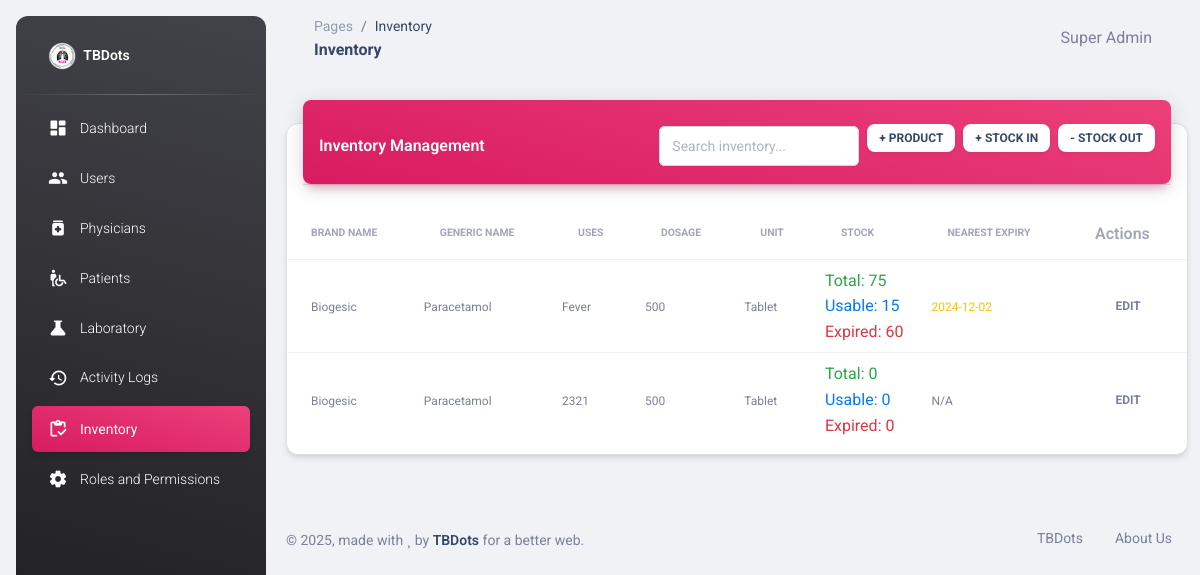
Page /inventory.php (signed in) on the earlier database version.
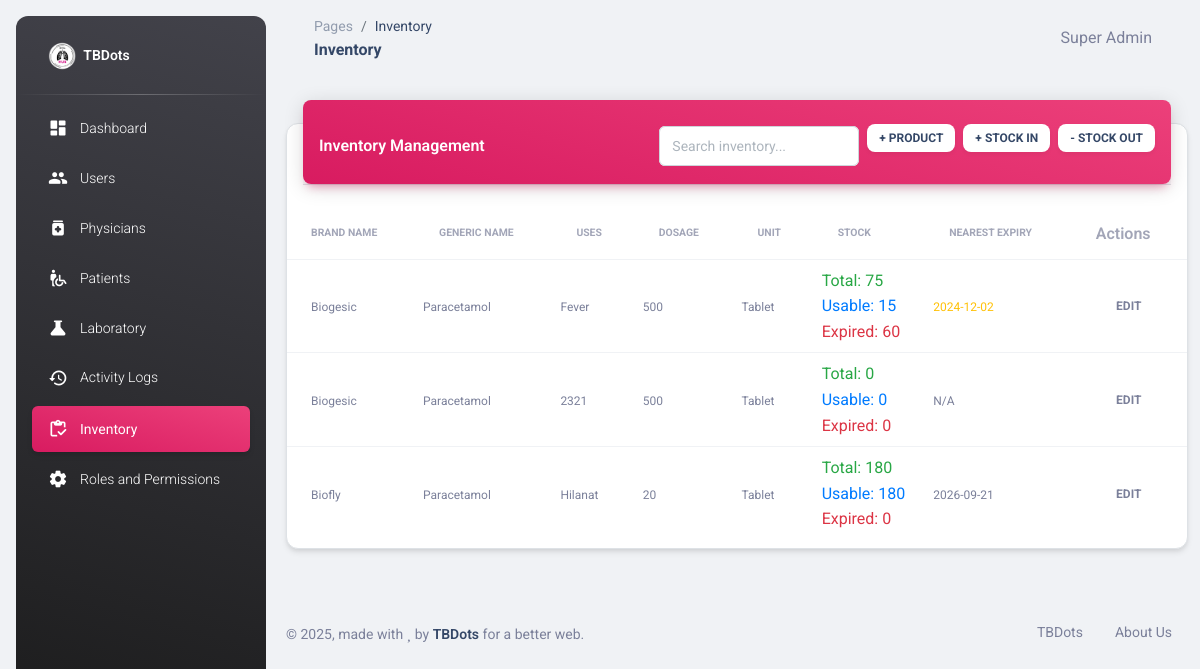
Same page on the later database version.
### tables this page shows
CREATE TABLE IF NOT EXISTS `products` (
  `id` int NOT NULL AUTO_INCREMENT,
  `brand_name` varchar(255) NOT NULL,
  `generic_name` varchar(255) NOT NULL,
  `uses` text,
  `dosage` varchar(255) DEFAULT NULL,
  `unit_of_measure` varchar(50) NOT NULL,
  `created_at` timestamp NULL DEFAULT CURRENT_TIMESTAMP,
  PRIMARY KEY (`id`)
);

### inventory.php (the view, shortened to what the rows shown need)
<?php
require_once "connection/db.php";
include_once('head.php');
$sql = "SELECT p.*,
        COALESCE(SUM(i.quantity), 0) as total_stock,
        MIN(i.expiration_date) as nearest_expiry,
        GROUP_CONCAT(
            CONCAT(i.batch_number, ':', i.quantity, ':', i.expiration_date)
            ORDER BY i.expiration_date ASC
            SEPARATOR '|'
        ) as batch_details
        FROM products p
        LEFT JOIN inventory i ON p.id = i.product_id
        GROUP BY p.id";
$products = $conn->query($sql);
$batchesql = "SELECT
    lt.*,
    i.expiration_date
FROM inventory_transactions lt
LEFT JOIN inventory i
    ON lt.product_id = i.product_id AND lt.batch_number = i.batch_number
WHERE lt.type = 'IN'
ORDER BY lt.transaction_date;";
$batchData = $conn->query($batchesql);
?>
<body class="g-sidenav-show bg-gray-200">
    <main class="main-content position-relative max-height-vh-100 h-100 border-radius-lg">
        <div class="container-fluid py-4">
            <div class="row">
                <div class="col-12">
                    <div class="card my-4">
                        <div class="card-body px-0 pb-2">
                            <div class="table-responsive p-0">
                                <table class="table align-items-center mb-0" id="inventoryTable">
                                    <thead>
                                        <tr>
                                            <th class="text-uppercase text-secondary text-xxs font-weight-bolder opacity-7">Brand Name</th>
                                            <th class="text-uppercase text-secondary text-xxs font-weight-bolder opacity-7">Generic Name</th>
                                            <th class="text-uppercase text-secondary text-xxs font-weight-bolder opacity-7">Uses</th>
                                            <th class="text-uppercase text-secondary text-xxs font-weight-bolder opacity-7">Dosage</th>
                                            <th class="text-uppercase text-secondary text-xxs font-weight-bolder opacity-7">Unit</th>
                                            <th class="text-uppercase text-secondary text-xxs font-weight-bolder opacity-7">Stock</th>
                                            <th class="text-uppercase text-secondary text-xxs font-weight-bolder opacity-7">Nearest Expiry</th>
                                            <th class="text-secondary opacity-7">Actions</th>
                                        </tr>
                                    </thead>
                                    <tbody>
                                        <?php while($row = $products->fetch_assoc()): ?>
                                            <?php
                                            $usable_stock = 0;
                                            $expired_stock = 0;
                                            if ($row['batch_details']) {
                                                $batches = explode('|', $row['batch_details']);
                                                foreach ($batches as $batch) {
                                                    list($batchNumber, $quantity, $expiryDate) = explode(':', $batch);
                                                    if (strtotime($expiryDate) > time()) {
                                                        $usable_stock += $quantity;
                                                    } else {
                                                        $expired_stock += $quantity;
                                                    }
                                                }
                                            }
                                            ?>
                                            <tr onclick="showProductDetails(<?php echo htmlspecialchars(json_encode($row)); ?>, <?php echo htmlspecialchars(json_encode($batchData->fetch_all(MYSQLI_ASSOC))); ?>)" style="cursor: pointer;">
                                                <td class="ps-4"><span class="text-secondary text-xs"><?php echo htmlspecialchars($row['brand_name']); ?></span></td>
                                                <td><span class="text-secondary text-xs"><?php echo htmlspecialchars($row['generic_name']); ?></span></td>
                                                <td><span class="text-secondary text-xs"><?php echo htmlspecialchars($row['uses']); ?></span></td>
                                                <td><span class="text-secondary text-xs"><?php echo htmlspecialchars($row['dosage']); ?></span></td>
                                                <td><span class="text-secondary text-xs"><?php echo htmlspecialchars($row['unit_of_measure']); ?></span></td>
                                                <td>
                                                    <div class="stock-info">
                                                        <span class="total-stock">Total: <?php echo $row['total_stock']; ?></span><br>
                                                        <span class="usable-stock">Usable: <?php echo $usable_stock; ?></span><br>
                                                        <span class="expired-stock">Expired: <?php echo $expired_stock; ?></span>
                                                    </div>
                                                </td>
                                                <td>
                                                    <span class="text-xs <?php echo ($row['nearest_expiry'] && strtotime($row['nearest_expiry']) < strtotime('+30 days')) ? 'expiry-warning' : ''; ?>">
                                                        <?php echo $row['nearest_expiry'] ? date('Y-m-d', strtotime($row['nearest_expiry'])) : 'N/A'; ?>
                                                    </span>
                                                </td>
                                                <td class="align-middle">
                                                    <button onclick='editProduct(<?php echo json_encode($row); ?>)' class="btn btn-link text-secondary mb-0">
                                                        <i class="fa fa-edit text-xs"></i> Edit
                                                    </button>
                                                </td>
                                            </tr>
                                        <?php endwhile; ?>
                                    </tbody>
                                </table>
                            </div>
                        </div>
                    </div>
                </div>
            </div>
        </div>
    </main>
</body>
</html>

Differences in the rows shown:
added products: brand_name "Biofly", generic_name "Paracetamol", uses "Hilanat", dosage "20", unit_of_measure "Tablet", total_stock "180", usable_stock "180", expired_stock "0", nearest_expiry "2026-09-21"
